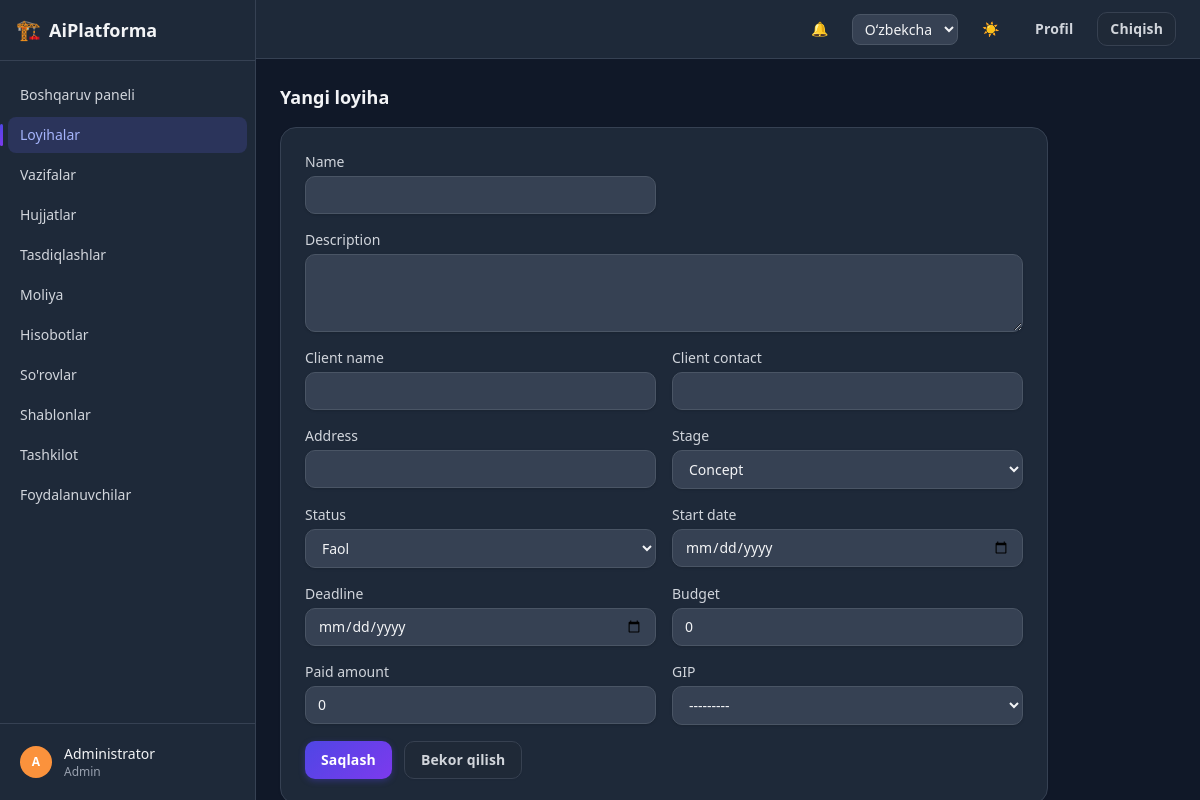
Screenshot of /projects/new/ (signed in) with the database file from the repository.
### apps/accounts/models.py (models this page shows)
class User(AbstractBaseUser, PermissionsMixin):
    class Role(models.TextChoices):
        ADMIN = "admin", _("Admin")
        MANAGER = "manager", _("Manager")
        GIP = "gip", _("GIP")
        GIP_ASSISTANT = "gip_assistant", _("GIP assistant")
        DESIGNER = "designer", _("Designer")
        REVIEWER = "reviewer", _("Reviewer")
        CLIENT = "client", _("Client")
    id = models.UUIDField(primary_key=True, default=uuid.uuid4, editable=False)
    email = models.EmailField(unique=True)
    full_name = models.CharField(max_length=255)
    role = models.CharField(max_length=20, choices=Role.choices, default=Role.DESIGNER)
    department = models.CharField(max_length=255, blank=True, null=True)
    phone = models.CharField(max_length=50, blank=True, null=True)
    avatar = models.ImageField(upload_to="avatars/", blank=True, null=True)
    telegram_chat_id = models.CharField(max_length=64, blank=True, null=True)
    is_active = models.BooleanField(default=True)
    is_staff = models.BooleanField(default=False)
    is_verified = models.BooleanField(default=False)
    totp_secret = models.CharField(max_length=64, blank=True, null=True)
    two_factor_enabled = models.BooleanField(default=False)
    created_at = models.DateTimeField(auto_now_add=True)
    updated_at = models.DateTimeField(auto_now=True)
    objects = UserManager()
    USERNAME_FIELD = "email"
    REQUIRED_FIELDS = ["full_name"]
    class Meta:
        ordering = ["full_name"]
    def __str__(self):
        return self.full_name or self.email
    def get_short_name(self):
        return self.full_name.split()[0] if self.full_name else self.email

### apps/projects/models.py (models this page shows, shortened)
class Project(models.Model):
    class Stage(models.TextChoices):
        CONCEPT = "concept", _("Concept")
        PRELIMINARY = "preliminary", _("Preliminary design")
        WORKING_DOCS = "working_docs", _("Working documentation")
        EXPERTISE = "expertise", _("Expertise")
        CONSTRUCTION = "construction", _("Construction")
    class Status(models.TextChoices):
        ACTIVE = "active", _("Active")
        ON_HOLD = "on_hold", _("On hold")
        COMPLETED = "completed", _("Completed")
        CANCELLED = "cancelled", _("Cancelled")
    id = models.UUIDField(primary_key=True, default=uuid.uuid4, editable=False)
    name = models.CharField(max_length=255)
    description = models.CharField(max_length=2000, blank=True, null=True)
    client_name = models.CharField(max_length=255, blank=True, null=True)
    client_contact = models.CharField(max_length=255, blank=True, null=True)
    address = models.CharField(max_length=500, blank=True, null=True)
    stage = models.CharField(max_length=20, choices=Stage.choices, default=Stage.CONCEPT)
    status = models.CharField(max_length=20, choices=Status.choices, default=Status.ACTIVE)
    start_date = models.DateField(blank=True, null=True)
    deadline = models.DateField(blank=True, null=True)
    budget = models.FloatField(default=0)
    paid_amount = models.FloatField(default=0)
    created_by = models.ForeignKey(
        settings.AUTH_USER_MODEL, on_delete=models.PROTECT, related_name="created_projects"
    )
    created_at = models.DateTimeField(auto_now_add=True)
    updated_at = models.DateTimeField(auto_now=True)
    class Meta:
        ordering = ["-created_at"]

### apps/projects/views.py (the view)
# urls.py: path("new/", views.project_create, name="create"),
@login_required
def project_create(request):
    if not can_create_project(request.user):
        raise PermissionDenied
    if request.method == "POST":
        form = ProjectForm(request.POST)
        if form.is_valid():
            project = form.save(commit=False)
            project.created_by = request.user
            project.save()
            ProjectMember.objects.get_or_create(
                project=project, user=request.user, defaults={"role_in_project": "owner"}
            )
            gip = form.cleaned_data.get("gip")
            if gip:
                ProjectMember.objects.update_or_create(
                    project=project, user=gip, defaults={"role_in_project": "gip"}
                )
            AuditLog.log(obj=project, action="created", user=request.user)
            messages.success(request, _("Project created."))
            return redirect("projects:detail", pk=project.pk)
    else:
        form = ProjectForm()
    return render(request, "projects/project_form.html", {"form": form, "is_create": True})

### apps/projects/forms.py (shortened to what this page needs)
class ProjectForm(StyledFormMixin, forms.ModelForm):
    gip = forms.ModelChoiceField(
        queryset=User.objects.filter(role__in=[User.Role.GIP, User.Role.MANAGER, User.Role.ADMIN]),
        required=False, label="GIP",
    )
    class Meta:
        model = Project
        fields = [
            "name", "description", "client_name", "client_contact", "address",
            "stage", "status", "start_date", "deadline", "budget", "paid_amount",
        ]
        widgets = {
            "start_date": forms.DateInput(attrs={"type": "date"}),
            "deadline": forms.DateInput(attrs={"type": "date"}),
            "description": forms.Textarea(attrs={"rows": 3}),
        }
    def __init__(self, *args, **kwargs):
        super().__init__(*args, **kwargs)
        gip_field = self.fields.pop("gip")
        self.fields["gip"] = gip_field

### apps/core/context_processors.py (called while the page is built)
def dark_mode(request):
    return {"dark_mode": getattr(request, "dark_mode", True)}

### apps/core/templatetags/core_extras.py (called while the page is built)
@register.filter
def initials(name):
    if not name:
        return "?"
    parts = str(name).split()
    letters = "".join(p[0] for p in parts[:2] if p)
    return letters.upper() or "?"

@register.filter
def avatar_color(name):
    if not name:
        return _AVATAR_PALETTE[0]
    total = sum(ord(ch) for ch in str(name))
    return _AVATAR_PALETTE[total % len(_AVATAR_PALETTE)]

### apps/projects/permissions.py (called while the page is built)
def can_create_project(user):
    return user.is_superuser or user.role in (User.Role.ADMIN, User.Role.MANAGER, User.Role.GIP)

### templates/projects/project_form.html (shortened to what this page needs)
{% extends "base.html" %}
{% load i18n %}
{% block page_title %}{% if is_create %}{% trans "New project" %}{% else %}{% trans "Edit project" %}{% endif %}{% endblock %}
{% block content %}
<form method="post" class="card max-w-3xl space-y-4 p-6">
  <div class="grid grid-cols-1 gap-4 sm:grid-cols-2">
    {% for field in form %}
      <div class="{% if field.name == 'description' %}sm:col-span-2{% endif %}">
        <label class="field-label" for="{{ field.id_for_label }}">{{ field.label }}</label>
        {{ field }}
      </div>
    {% endfor %}
  </div>
  <div class="flex gap-3">
    <button type="submit" class="btn btn-primary btn-md">{% trans "Save" %}</button>
    {% if project %}
      <a href="{% url 'projects:detail' project.pk %}" class="btn btn-secondary btn-md">{% trans "Cancel" %}</a>
    {% else %}
      <a href="{% url 'projects:list' %}" class="btn btn-secondary btn-md">{% trans "Cancel" %}</a>
    {% endif %}
  </div>
</form>
{% endblock %}

### templates/partials/sidebar.html
{% load i18n core_extras %}
<aside class="hidden w-64 shrink-0 flex-col border-r border-gray-200 bg-white dark:border-gray-700 dark:bg-gray-800 md:flex">
  <div class="flex items-center gap-2 border-b border-gray-200 px-4 py-4 dark:border-gray-700">
    <span class="text-xl">🏗️</span>
    <span class="text-lg font-semibold">AiPlatforma</span>
  </div>
  <nav class="flex-1 space-y-1 overflow-y-auto px-2 py-4 text-sm">
    {% url 'core:dashboard' as dashboard_url %}
    <a href="{{ dashboard_url }}" class="flex items-center gap-3 rounded-lg px-3 py-2 font-medium
      {% if request.path == dashboard_url %}bg-blue-50 text-blue-700 dark:bg-blue-950 dark:text-blue-300{% else %}text-gray-600 hover:bg-gray-100 dark:text-gray-300 dark:hover:bg-gray-700{% endif %}">
      {% trans "Dashboard" %}
    </a>
    {% url 'projects:list' as projects_url %}
    <a href="{{ projects_url }}" class="flex items-center gap-3 rounded-lg px-3 py-2 font-medium
      {% if request.path|slice:":9" == "/projects" %}bg-blue-50 text-blue-700 dark:bg-blue-950 dark:text-blue-300{% else %}text-gray-600 hover:bg-gray-100 dark:text-gray-300 dark:hover:bg-gray-700{% endif %}">
      {% trans "Projects" %}
    </a>
    {% url 'tasks:board' as tasks_url %}
    <a href="{{ tasks_url }}" class="flex items-center gap-3 rounded-lg px-3 py-2 font-medium
      {% if request.path|slice:":6" == "/tasks" %}bg-blue-50 text-blue-700 dark:bg-blue-950 dark:text-blue-300{% else %}text-gray-600 hover:bg-gray-100 dark:text-gray-300 dark:hover:bg-gray-700{% endif %}">
      {% trans "Tasks" %}
    </a>
    {% url 'documents:list' as documents_url %}
    <a href="{{ documents_url }}" class="flex items-center gap-3 rounded-lg px-3 py-2 font-medium
      {% if request.path == documents_url %}bg-blue-50 text-blue-700 dark:bg-blue-950 dark:text-blue-300{% else %}text-gray-600 hover:bg-gray-100 dark:text-gray-300 dark:hover:bg-gray-700{% endif %}">
      {% trans "Documents" %}
    </a>
    {% url 'documents:approvals' as approvals_url %}
    <a href="{{ approvals_url }}" class="flex items-center gap-3 rounded-lg px-3 py-2 font-medium
      {% if request.path == approvals_url %}bg-blue-50 text-blue-700 dark:bg-blue-950 dark:text-blue-300{% else %}text-gray-600 hover:bg-gray-100 dark:text-gray-300 dark:hover:bg-gray-700{% endif %}">
      {% trans "Approvals" %}
    </a>
    {% url 'finance:home' as finance_url %}
    <a href="{{ finance_url }}" class="flex items-center gap-3 rounded-lg px-3 py-2 font-medium
      {% if request.path == finance_url %}bg-blue-50 text-blue-700 dark:bg-blue-950 dark:text-blue-300{% else %}text-gray-600 hover:bg-gray-100 dark:text-gray-300 dark:hover:bg-gray-700{% endif %}">
      {% trans "Finance" %}
    </a>
    {% url 'reports:dashboard' as reports_url %}
    <a href="{{ reports_url }}" class="flex items-center gap-3 rounded-lg px-3 py-2 font-medium
      {% if request.path == reports_url %}bg-blue-50 text-blue-700 dark:bg-blue-950 dark:text-blue-300{% else %}text-gray-600 hover:bg-gray-100 dark:text-gray-300 dark:hover:bg-gray-700{% endif %}">
      {% trans "Reports" %}
    </a>
    {% url 'requests_app:list' as requests_url %}
    <a href="{{ requests_url }}" class="flex items-center gap-3 rounded-lg px-3 py-2 font-medium
      {% if request.path|slice:":9" == "/requests" %}bg-blue-50 text-blue-700 dark:bg-blue-950 dark:text-blue-300{% else %}text-gray-600 hover:bg-gray-100 dark:text-gray-300 dark:hover:bg-gray-700{% endif %}">
      {% trans "Requests" %}
    </a>
    {% url 'document_templates:list' as templates_url %}
    <a href="{{ templates_url }}" class="flex items-center gap-3 rounded-lg px-3 py-2 font-medium
      {% if request.path|slice:":10" == "/templates" %}bg-blue-50 text-blue-700 dark:bg-blue-950 dark:text-blue-300{% else %}text-gray-600 hover:bg-gray-100 dark:text-gray-300 dark:hover:bg-gray-700{% endif %}">
      {% trans "Templates" %}
    </a>
    {% url 'organization:list' as organization_url %}
    <a href="{{ organization_url }}" class="flex items-center gap-3 rounded-lg px-3 py-2 font-medium
      {% if request.path == organization_url %}bg-blue-50 text-blue-700 dark:bg-blue-950 dark:text-blue-300{% else %}text-gray-600 hover:bg-gray-100 dark:text-gray-300 dark:hover:bg-gray-700{% endif %}">
      {% trans "Organization" %}
    </a>
    {% url 'accounts:user_list' as users_url %}
    <a href="{{ users_url }}" class="flex items-center gap-3 rounded-lg px-3 py-2 font-medium
      {% if request.path == users_url %}bg-blue-50 text-blue-700 dark:bg-blue-950 dark:text-blue-300{% else %}text-gray-600 hover:bg-gray-100 dark:text-gray-300 dark:hover:bg-gray-700{% endif %}">
      {% trans "Users" %}
    </a>
  </nav>
  <div class="border-t border-gray-200 p-3 dark:border-gray-700">
    <a href="{% url 'accounts:profile' %}" class="flex items-center gap-3 rounded-lg px-2 py-2 hover:bg-gray-100 dark:hover:bg-gray-700">
      <span class="flex h-8 w-8 items-center justify-center rounded-full text-xs font-semibold text-white"
            style="background-color: {{ request.user.full_name|avatar_color }};">
        {{ request.user.full_name|initials }}
      </span>
      <span class="truncate text-sm">
        <span class="block font-medium">{{ request.user.get_short_name }}</span>
        <span class="block text-xs text-gray-500 dark:text-gray-400">{{ request.user.get_role_display }}</span>
      </span>
    </a>
  </div>
</aside>

### static/css/theme.css (style rules this page uses)
:root { --ap-primary: #4f46e5; --ap-primary-2: #7c3aed; --ap-primary-soft: rgba(79, 70, 229, 0.12); --ap-ring: rgba(99, 102, 241, 0.35); }
.btn { position: relative; border-radius: 0.625rem !important; font-weight: 600; letter-spacing: 0.01em; transition: transform .12s ease, box-shadow .15s ease, background-color .15s ease, color .15s ease, border-color .15s ease; outline: none; }
.btn-primary { background-image: linear-gradient(135deg, var(--ap-primary), var(--ap-primary-2)) !important; background-color: var(--ap-primary) !important; color: #fff !important; box-shadow: 0 2px 6px rgba(79, 70, 229, 0.35); }
.btn-secondary { background: #fff !important; color: #334155 !important; border: 1px solid #e2e8f0; box-shadow: 0 1px 2px rgba(15, 23, 42, 0.05); }
.dark .btn-secondary { background: #1f2937 !important; color: #d1d5db !important; border-color: #374151; }
.field-input { border-radius: 0.625rem !important; transition: border-color .15s ease, box-shadow .15s ease; }
.card { border-radius: 1rem !important; box-shadow: 0 1px 3px rgba(15, 23, 42, 0.06); transition: box-shadow .15s ease, transform .15s ease, border-color .15s ease; }
aside nav a { position: relative; transition: background-color .15s ease, color .15s ease; }
aside nav a[class*="bg-blue-50"] { background: var(--ap-primary-soft) !important; color: var(--ap-primary) !important; }
.dark aside nav a[class*="bg-blue-50"] { background: rgba(99, 102, 241, 0.18) !important; color: #a5b4fc !important; }
aside nav a[class*="bg-blue-50"]::before { content: ""; position: absolute; left: -0.5rem; top: 20%; bottom: 20%; width: 3px; border-radius: 9999px; background: linear-gradient(180deg, var(--ap-primary), var(--ap-primary-2)); }

### rows the page displays
User: user.full_name|initials "A", user.get_short_name "Administrator", user.role "Admin"

### other values shown
{{ field.label }} "Name" "Description" "Client name" "Client contact" "Address" "Stage" "Status" "Start date" "Deadline" "Budget" "Paid amount" "GIP"
form field language "Oʻzbekcha"
